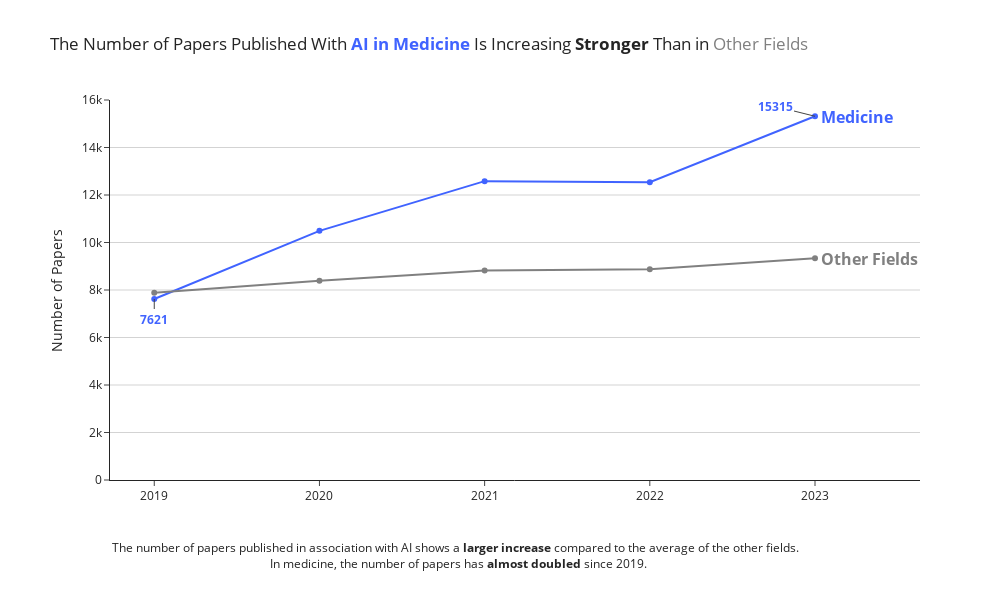

The code cell stored with this chart in its notebook:
### Code cell
# create subplots
import plotly.graph_objects as go
from plotly.subplots import make_subplots

df_med = df.copy()[df["fields"] == "Medicine"]
df_other = df.copy()[df["fields"] != "Medicine"]
df_med["year"] = df_med["publication_date"].apply(lambda x: int(x[:4]))
df_med = df_med[df_med["year"] != 2024]  # 2024 not complete
df_med = df_med.groupby("year").size().reset_index()
df_med.columns = ["year", "count"]

df_other.dropna(inplace=True)
num_fields = df_other["fields"].nunique()
df_other["year"] = df_other["publication_date"].apply(lambda x: x[:4])
df_other = df_other[df_other["year"] != "2024"]  # 2024 is not complete
df_other = df_other.groupby("year").size().reset_index()
df_other.columns = ["year", "count"]
df_other["count"] = df_other["count"] / num_fields

fig = make_subplots(rows=1, cols=1)
fig.add_trace(
    go.Scatter(
        x=df_med["year"], y=df_med["count"], mode="lines+markers", name="Medicine", line=dict(color=color_medicine)
    ),
    row=1,
    col=1,
)
fig.add_trace(
    go.Scatter(
        x=df_other["year"],
        y=df_other["count"],
        mode="lines+markers",
        name="Other Fields",
        line=dict(color=color_other_fields),
    ),
    row=1,
    col=1,
)
# remove background and gridlines
fig.update_layout(
    paper_bgcolor="white",
    plot_bgcolor="white",
    yaxis=dict(
        showgrid=True,
        gridcolor="lightgray",
        range=[0, 16000],
    ),
)
fig.add_annotation(
    x=2023,
    y=15300,
    text=" Medicine",
    ax=0,
    ay=0,
    xanchor="left",
    font=dict(size=16, color=color_medicine, weight="bold"),
)

fig.add_annotation(
    x=2023,
    y=9300,
    text=" Other Fields",
    ax=0,
    ay=0,
    xanchor="left",
    font=dict(size=16, color=color_other_fields, weight="bold"),
)

fig.add_annotation(
    xref="paper",
    yref="paper",
    x=0,
    y=-0.15,
    text="The number of papers published in association with AI shows a <b>larger increase</b> compared to the average of the other fields. <br> In medicine, the number of papers has <b>almost doubled</b> since 2019.",
    ax=0,
    ay=0,
    xanchor="left",
    yanchor="top",
)

fig.add_annotation(
    x=2019,
    y=df_med[df_med["year"] == 2019]["count"].values[0],
    text=str(df_med[df_med["year"] == 2019]["count"].values[0]),
    ax=0,
    ay=20,
    xanchor="center",
    font=dict(size=12, color=color_medicine, weight="bold"),
)

fig.add_annotation(
    x=2023,
    y=df_med[df_med["year"] == 2023]["count"].values[0],
    text=str(df_med[df_med["year"] == 2023]["count"].values[0]),
    ax=-40,
    ay=-10,
    xanchor="center",
    font=dict(size=12, color=color_medicine, weight="bold"),
)

# add title
fig.update_layout(
    title_text=f'The Number of Papers Published With <B><span style="color: {color_medicine};">AI in Medicine</span></B> Is Increasing <B>Stronger</B> Than in <span style="color: {color_other_fields};">Other Fields</span>',
    xaxis_title="",
    yaxis_title="Number of Papers",
    xaxis=dict(
        tickmode="linear",
        tick0=2019,
        dtick=1,
    ),
    width=1000,
    height=600,
    margin=dict(b=120),
)
# set template
fig.update_layout(
    template="simple_white",
    showlegend=False,
    margin=dict(
        l=110,
    ),
)
fig.write_image("relevance_plot.png", scale=10)
fig.write_image("relevance_plot.svg", scale=10)
fig.show()

### Figure 1 — Plotly figure (JSON) as saved in the notebook; plotly's stock layout.template omitted (floating-point values rounded to 4 significant figures)
{"data": [{"line": {"color": "#4063FF"}, "mode": "lines+markers", "name": "Medicine", "type": "scatter", "x": [2019, 2020, 2021, 2022, 2023], "xaxis": "x", "y": [7621, 10491, 12584, 12537, 15315], "yaxis": "y"}, {"line": {"color": "grey"}, "mode": "lines+markers", "name": "Other Fields", "type": "scatter", "x": ["2019", "2020", "2021", "2022", "2023"], "xaxis": "x", "y": [7880.0, 8387.0, 8820.0, 8877.0, 9341.0], "yaxis": "y"}], "layout": {"annotations": [{"ax": 0, "ay": 0, "font": {"color": "#4063FF", "size": 16, "weight": "bold"}, "text": " Medicine", "x": 2023, "xanchor": "left", "y": 15300}, {"ax": 0, "ay": 0, "font": {"color": "grey", "size": 16, "weight": "bold"}, "text": " Other Fields", "x": 2023, "xanchor": "left", "y": 9300}, {"ax": 0, "ay": 0, "text": "The number of papers published in association with AI shows a <b>larger increase</b> compared to the average of the other fields. <br> In medicine, the number of papers has <b>almost doubled</b> since 2019.", "x": 0, "xanchor": "left", "xref": "paper", "y": -0.15, "yanchor": "top", "yref": "paper"}, {"ax": 0, "ay": 20, "font": {"color": "#4063FF", "size": 12, "weight": "bold"}, "text": "7621", "x": 2019, "xanchor": "center", "y": 7621}, {"ax": -40, "ay": -10, "font": {"color": "#4063FF", "size": 12, "weight": "bold"}, "text": "15315", "x": 2023, "xanchor": "center", "y": 15315}], "height": 600, "margin": {"b": 120, "l": 110}, "paper_bgcolor": "white", "plot_bgcolor": "white", "showlegend": false, "title": {"text": "The Number of Papers Published With <B><span style=\"color: #4063FF;\">AI in Medicine</span></B> Is Increasing <B>Stronger</B> Than in <span style=\"color: grey;\">Other Fields</span>"}, "width": 1000, "xaxis": {"anchor": "y", "domain": [0, 1], "dtick": 1, "tick0": 2019, "tickmode": "linear", "title": {"text": ""}}, "yaxis": {"anchor": "x", "domain": [0, 1], "gridcolor": "lightgray", "range": [0, 16000], "showgrid": true, "title": {"text": "Number of Papers"}}}}
